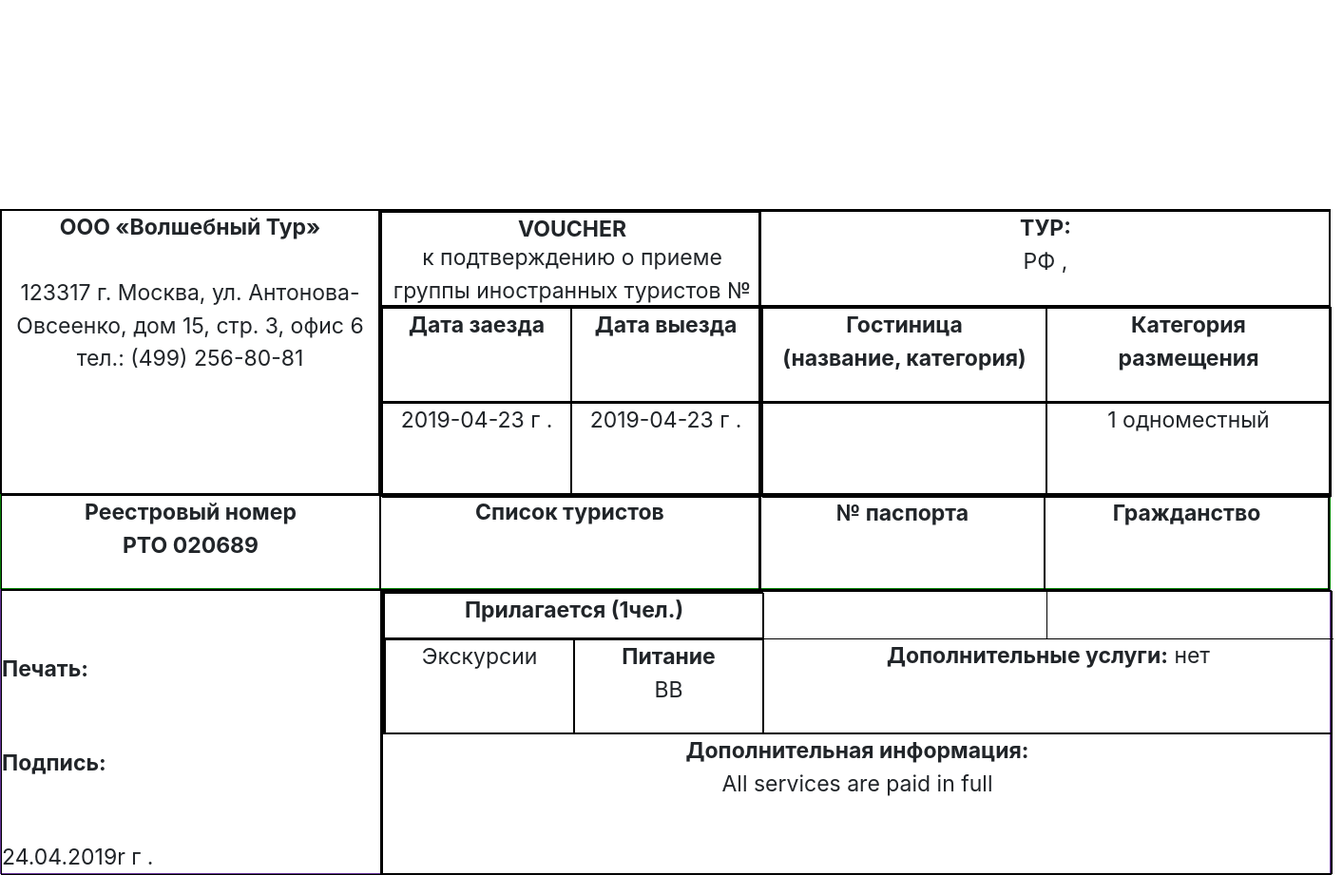
/russian_voucher/1, run on the app's committed database.
### generateletter/models.py (models this page shows, shortened)
class Visaletters(models.Model):
    Organization_Details = models.ForeignKey(
        Organization,
        on_delete=models.PROTECT,
        related_name="Organization_Name",
        )
    MULTIPLICITY = (
        ("single", "single"),
        ("double", "double"),
    )
    PAS = (("1", "1"), ("2", "2"), ("3", "3"), ("4", "4"), ("5", "5"))
    TOUR = (
        ("TOURISM","TOURISM"),
        ("AIM TOURISM","AIM TOURISM")
    )
    GENDER = (
        ("MALE","male"),
        ("FEMALE","female"),
        ("OTHER","other"),
    )
    multiplicity = models.CharField(choices=MULTIPLICITY, default="SINGLE",max_length=100)
    no_passengers = models.IntegerField(default=1)
    Country = CountryField(blank_label='(select country)')
    Tourism= models.CharField(choices=TOUR, default="TOURISM",max_length= 100 )
    entry_from = models.CharField(max_length=200)
    departure_to = models.CharField(max_length=200)
    Visa_Letter_Number = models.CharField(max_length=264, default="1")
    Date_of_letter = models.CharField(max_length=200, blank=True)
    Routes_and_Places = models.CharField(max_length=500, default="moscow")
    hotels = models.CharField(max_length=264)
    Organization = models.CharField(max_length=200, blank=True)
    multi = (("Paid", "Paid"), ("unpaid", "unpaid"))
    Payment_status = models.CharField(max_length=200, choices=multi, default="unpaid")
    amount = models.PositiveIntegerField()
    firstname_1 = models.CharField(max_length=264)
    lastname_1 = models.CharField(max_length=264)
    Passport_Number_1 = models.CharField(max_length=200, unique=True)
    Date_Of_Birth_1 = models.CharField(max_length=200)
    Sex_1 = models.CharField(choices=GENDER,max_length=100)
    firstname_2 = models.CharField(max_length=264, blank=True)
    lastname_2 = models.CharField(max_length=264, blank=True)
    Passport_Number_2 = models.CharField(max_length=200, blank=True)
    Date_Of_Birth_2 = models.CharField(max_length=200, blank=True)
    Sex_2 = models.CharField(max_length=100,choices=GENDER, blank=True)
    firstname_3 = models.CharField(max_length=264, blank=True)
    lastname_3 = models.CharField(max_length=264, blank=True)
    Passport_Number_3 = models.CharField(max_length=200, blank=True)
    Date_Of_Birth_3 = models.CharField(max_length=200, blank=True)
    Sex_3 = models.CharField(max_length=100,choices=GENDER, blank=True)
    firstname_4 = models.CharField(max_length=264, blank=True)
    lastname_4 = models.CharField(max_length=264, blank=True)
    Passport_Number_4 = models.CharField(max_length=200, blank=True)
    Date_Of_Birth_4 = models.CharField(max_length=200, blank=True)
    Sex_4 = models.CharField(max_length=100,choices=GENDER, blank=True)
    firstname_5 = models.CharField(max_length=264, blank=True)
    lastname_5 = models.CharField(max_length=264, blank=True)
    Passport_Number_5 = models.CharField(max_length=200, blank=True)
    Date_Of_Birth_5 = models.CharField(max_length=200, blank=True)
    Sex_5 = models.CharField(max_length=100,choices=GENDER, blank=True)
    class Meta:
        verbose_name_plural = "Fill Form to Generate Visa Letter and Voucher"

### generateletter/views.py (the view)
# urls.py: path("russian_voucher/<int:pk>", views.gen_rus_voucher.as_view(), name="gen_rus_voucher"),
class gen_rus_voucher(DetailView):
    model = Visaletters
    context_object_name = "russian_voucher"
    template_name = "generateletter/gen_rus_voucher.html"

### templates/generateletter/gen_rus_voucher.html (shortened to what this page needs)
<!doctype html>
{% load gtranslate %}
<html lang="en">
  <head>
    <link rel="stylesheet" href="https://stackpath.bootstrapcdn.com/bootstrap/4.3.1/css/bootstrap.min.css">
  </head>
  <body>
    <div class="djangtwo">
      <!doctype html>
<html lang="en">
  <head>
    <link rel="stylesheet" href="https://stackpath.bootstrapcdn.com/bootstrap/4.3.1/css/bootstrap.min.css">
  </head>
  <body>
    <div class="page " style="margin-top:220px;">
      <div class="child1">
          <div class="child1_1 text-center font"><b>ООО «Волшебный Тур»</b><br><p>123317 г. Москва,
                ул. Антонова-Овсеенко, дом 15,
                стр. 3, офис 6
                тел.: (499) 256-80-81
                </p></div>
          <div class="child1_1">
                <div class="child1_2 text-center font">
                    <div class="extramain">
                    <div class="extra3 "><b>VOUCHER</b></div>
                    <div class="extra4 ">к подтверждению  о приеме группы
                            иностранных туристов № {% gtranslate russian_voucher.Visa_Letter_Number 'ru' %}
                            </div>
                            </div>
                </div>
                <div class="child1_5">
                        <div class="child1_2">
                            <div class="smallbox text-center font">
                                   <b> Дата заезда</b>
                                    </div>
                                    <div class="smallbox text-center font">
                                            <b>Дата выезда</b>
                                            </div>
                        </div>
                        <div class="child1_2">
                            <div class="smallbox text-center font">
                                    {{ russian_voucher.entry_from }} г .
                                    </div>
                                    <div class="smallbox text-center font">
                                    {{ russian_voucher.departure_to }} г .
                                            </div>
                        </div>
                </div>
          </div>
          <div class="child1_4">
              <div class="longbox text-center font"><b>ТУР:</b><br><p class="text-uppercase"> РФ , {% gtranslate russian_voucher.Routes_and_Places 'ru' %}</p></div>
              <div class="mediumbox">
                  <div class="smediumbox">
                    <div class="smallbox2 text-center font">
                         <b>   Гостиница<br>
                            (название, категория)</b>
                     </div>
                     <div class="smallbox2 text-center font">
                            <b>  Категория  <br>
                                размещения</b>
                        </div>
                  </div>
                  <div class="smediumbox">
                    <div class="smallbox2 text-center font">
                            </div>
                            <div class="smallbox2 text-center font">
                                    1 одноместный
                                    </div>
                  </div>
              </div>
          </div>
      </div>
      <div class="child2">
            <div class="child2_1 text-center font"><b>
                    Реестровый номер<br>
                    РТО 020689
                    </b></div>
            <div class="child2_1 text-center font"><b>
                    Список туристов
                    </b></div>
            <div class="child2_2">
                    <div class="child2_3 text-center font"><b>
                            № паспорта
                            </b></div>
                    <div class="child2_3 text-center font"><b>Гражданство</b></div>
            </div>
      </div>
      <div class="child3">
            <div class="child1_1">
                <div class="extra font"><b>Печать:</b></div>
                <div class="extra1 font"><b>Подпись:</b></div>
                <div class="extra2  font">{{ russian_voucher.Date_of_letter }} г . </div>
            </div>
            <div class="child3_1">
                    <div class="child3_2">
                            <div class="child3_4">
                                    <div class="child3_6 text-center font">
                                            <b>Прилагается  (1чел.)</b>
                                            </div>
                                    <div class="child3_7">
                                            <div class="child3_8 text-center font">
                                                    Экскурсии
                                                    </div>
                                            <div class="child3_9 text-center font"><b>Питание</b> <br> ВВ
                                            </div>
                                    </div>
                            </div>
                            <div class="child3_5">
                                    <div class="child3_10">
                                            <div class="child3_12 text-center font">
                                                    </div>
                                            <div class="child3_13 text-center text-uppercase font">{% gtranslate russian_voucher.Country.name 'ru' %}</div>
                                    </div>
                                    <div class="child3_11 text-center font"><b>Дополнительные услуги:</b> нет</div>
                            </div>
                    </div>
                    <div class="child3_3 text-center font"><b>Дополнительная информация:</b><br>All services are paid in full
                    </div>
            </div>
      </div>
    </div>
  </body>
</html>
    </div>
  </body>
</html>

### templates/generateletter/gen_rus_voucher.html (style rules this page uses)
.font { font-size: 23px; }
.child1 { width: 1400px; height: 300px; margin: 0; border: 0.5px solid black; display: flex; flex-direction: row; }
.child2 { width: 1400px; height: 100px; margin: 0; border: 0.5px solid green; display: flex; flex-direction: row; }
.child3 { width: 1400px; height: 300px; margin: 0; border: 0.5px solid rebeccapurple; display: flex; flex-direction: row; }
.child1_1 { width: 400px; height: 300px; border: 0.5px solid black; display: flex; flex-direction: column; }
.child1_2 { width: 400px; height: 100px; border: 0.5px solid black; display: flex; flex-direction: row; }
.child1_4 { width: 600PX; height: 300px; border: 0.5px solid black; }
.child1_5 { height: 200px; width: 400px; border: 0.5px solid black; }
.smallbox { height: 100px; width: 200px; border: 0.5px solid black; }
.longbox { height: 100px; width: 600px; border: 0.5px solid black; }
.mediumbox { height: 200px; width: 600px; border: 0.5px solid black; }
.smediumbox { height: 100px; width: 600px; border: 0.5px solid black; display: flex; flex-direction: row; }
.smallbox2 { height: 100px; width: 300px; border: 0.5px solid black; }
.child2_1 { height: 100px; width: 400px; border: 0.5px solid black; }
.child2_2 { height: 100px; width: 600px; border: 0.5px solid black; display: flex; flex-direction: row; }
.child2_3 { height: 100px; width: 300px; border: 0.5px solid black; }
.child3_1 { height: 300px; width: 1000px; border: 0.5px solid black; display: flex; flex-direction: column; }
.child3_2 { height: 150px; width: 1000px; border: 0.5px solid black; display: flex; flex-direction: row; }
.child3_3 { height: 150px; width: 1000px; border: 0.5px solid black; }
.child3_4 { height: 150px; width: 400px; border: 0.5px solid black; display: flex; flex-direction: column; }
.child3_5 { height: 150px; width: 600px; display: flex; flex-direction: column; }
.child3_6 { height: 50px; width: 400px; border: 0.5px solid black; }
.child3_7 { height: 100px; width: 400px; border: 0.5px solid black; display: flex; flex-direction: row; }
.child3_8 { height: 100px; width: 200px; border: 0.5px solid black; }
.child3_9 { height: 100px; width: 200px; border: 0.5px solid black; }
.child3_10 { height: 50px; width: 600px; display: flex; flex-direction: row; }
.child3_12 { height: 50px; width: 299px; border-right: 0.5px solid black; border-bottom: 0.5px solid black; }
.child3_13 { height: 50px; width: 301px; border-bottom: 0.5px solid black; }
.child3_11 { height: 100px; width: 600px; }
.extra { height: 100px; width: 400px; display: flex; align-items: flex-end; }
.extra1 { height: 100px; width: 400px; display: flex; align-items: flex-end; }
.extra2 { height: 100px; width: 400px; display: flex; align-items: flex-end; }
.extra3 { height: 30px; width: 400px; }
.extra4 { height: 70px; width: 400px; }
.extramain { width: 400px; height: 100px; border: 0.5px solid black; display: flex; flex-direction: column; }
.page { -webkit-transform: rotate(90deg); -moz-transform:rotate(90deg); filter:progid:DXImageTransform.Microsoft.BasicImage(rotation=3); }

### data on the page
Visaletters: entry_from "2019-04-23", departure_to "2019-04-23", Date_of_letter "24.04.2019r"
